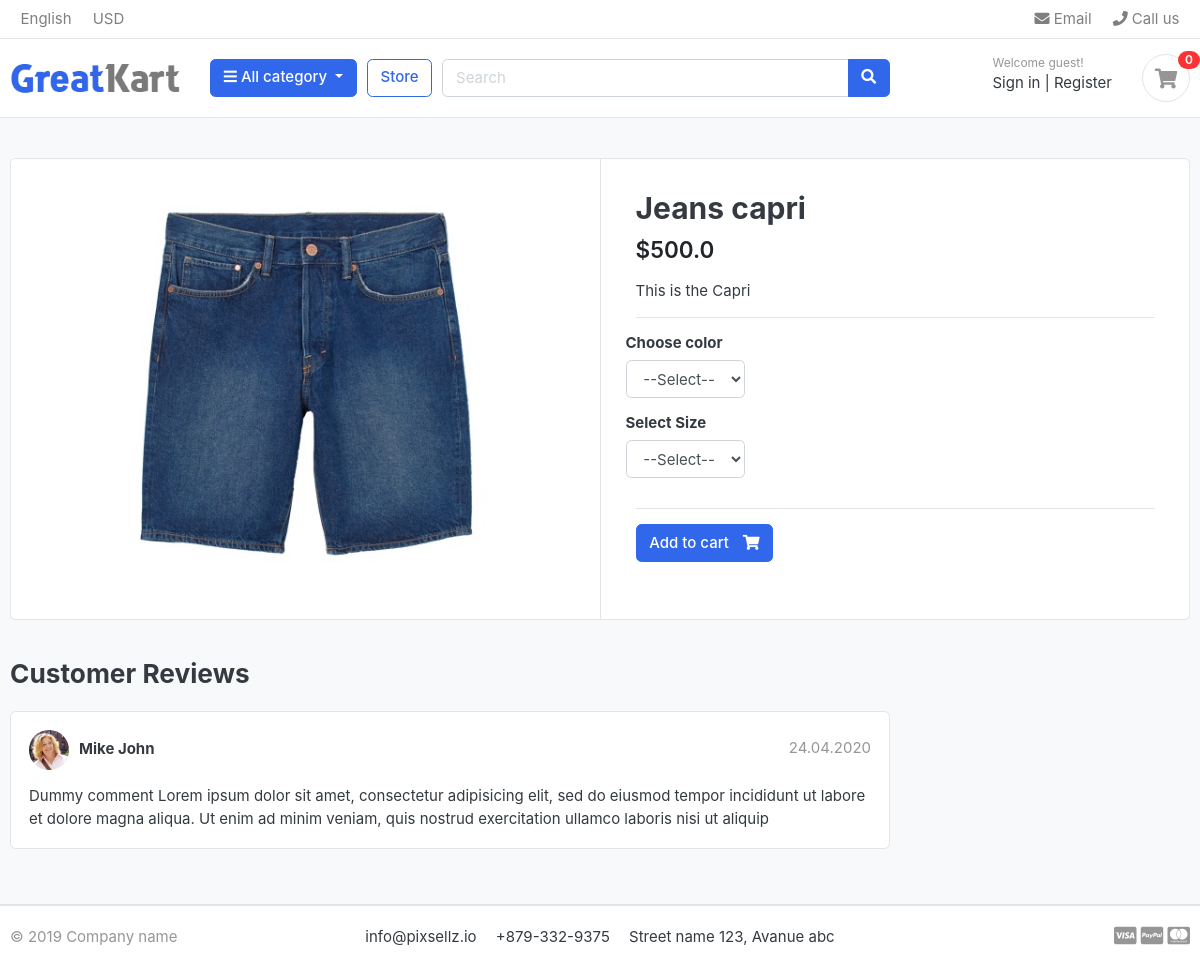
Page /store/category/cloths/jeans-capri on the committed database.
### apps/store/models.py (models this page shows, shortened)
class Product(models.Model):
    product_name = models.CharField(max_length=200, unique=True)
    slug = models.SlugField(max_length=200, unique=True)
    description = models.TextField(max_length=500, blank=True)
    price = models.FloatField()
    image = models.ImageField(upload_to="photos/products")
    stock = models.IntegerField()
    is_available = models.BooleanField(default=True)
    category = models.ForeignKey(Category, on_delete=models.CASCADE)
    created_date = models.DateTimeField(auto_now_add=True)
    modified_date = models.DateTimeField(auto_now=True)

### apps/store/views.py (the view)
def product_detail(request, category_slug, product_slug):
    try:
        single_product = Product.objects.get(
            category__slug=category_slug, slug=product_slug
        )
        in_cart = CartItem.objects.filter(
            cart__cart_id=_cart_id(request), product=single_product
        ).exists()
    except Exception as e:
        raise e
    return render(
        request,
        "store/product_detail.html",
        context={"single_product": single_product, "in_cart": in_cart},
    )

### apps/cart/views.py (called while the page is built)
def _cart_id(request):
    return request.session.session_key or request.session.create()

### apps/category/context_processors.py (called while the page is built)
def menu_links(request):
    links = Category.objects.all()
    try:
        cart = Cart.objects.get(cart_id=_cart_id(request))
        cart_item_count = CartItem.objects.filter(cart=cart).count()
    except Cart.DoesNotExist:
        cart_item_count = 0
    return dict(links=links, cart_item_count=cart_item_count)

### apps/category/models.py (called while the page is built)
    def get_url(self):
        return reverse("product_with_category", args=[self.slug])

### apps/store/models.py (called while the page is built)
    def colors(self):
        return super(VariationManager, self).filter(
            variation_category="color", is_active=True
        )

    def sizes(self):
        return super(VariationManager, self).filter(
            variation_category="size", is_active=True
        )

### templates/store/product_detail.html (shortened to what this page needs)
{% extends "base.html" %}
{% load static %}
{% block body_content %}
<section class="section-content padding-y bg">
	<div class="container">
		<div class="card">
			<div class="row no-gutters">
				<aside class="col-md-6">
					<article class="gallery-wrap">
						<div class="img-big-wrap">
							<a href="#"><img src="{{single_product.image.url}}"></a>
						</div>
					</article>
				</aside>
				<main class="col-md-6 border-left">
					<form action="{% url 'add_cart' single_product.id %}" method="POST">
						<article class="content-body">
							<h2 class="title">{{single_product.product_name}}</h2>
							<div class="mb-3">
								<var class="price h4">${{single_product.price}}</var>
							</div>
							<p>{{single_product.description}}</p>
							<hr>
							<div class="row">
								<div class="item-option-select">
									<h6>Choose color</h6>
									<select name="color" class="form-control">
										<option value="" disabled selected>--Select--</option>
									</select>
								</div>
							</div>
							<div class="row">
								<div class="item-option-select">
									<h6>Select Size</h6>
									<select name="size" class="form-control">
										<option value="" disabled selected>--Select--</option>
									</select>
								</div>
							</div>
							<hr>
							{% if single_product.stock <= 0 %}
							<h5 class="text-danger">Out of stock</h5>
							{% else %}
							<button type="submit" class="btn  btn-primary"><span
									class="text">Add to cart</span> <i class="fas fa-shopping-cart"></i></a>
							{% endif %}
						</article>
					</form>
				</main>
			</div>
		</div>
		<br>
		<div class="row">
			<div class="col-md-9">
				<header class="section-heading">
					<h3>Customer Reviews </h3>
				</header>
				<article class="box mb-3">
					<div class="icontext w-100">
						<img src="{% static './images/avatars/avatar1.jpg' %}" class="img-xs icon rounded-circle">
						<div class="text">
							<span class="date text-muted float-md-right">24.04.2020 </span>
							<h6 class="mb-1">Mike John </h6>
						</div>
					</div>
					<div class="mt-3">
						<p>
							Dummy comment Lorem ipsum dolor sit amet, consectetur adipisicing elit, sed do eiusmod
							tempor incididunt ut labore et dolore magna aliqua. Ut enim ad minim veniam,
							quis nostrud exercitation ullamco laboris nisi ut aliquip
						</p>
					</div>
				</article>
			</div>
		</div>
	</div>
</section>
{% endblock %}

### static/css/ui.css (style rules this page uses)
html { font-family: "Inter", sans-serif; font-size: 15px; }
.content-body { flex: 1 1 auto; padding: 2rem 2.3rem; }
.img-xs, .img-sm, .img-md, .img-lg { -o-object-fit: cover; object-fit: cover; flex-shrink: 0; flex-grow: 0; }
.img-xs { width: 40px; height: 40px; }
.padding-y { padding-top: 40px; padding-bottom: 40px; }
var { font-style: normal; }
article:after, .form-group:after { display: block; clear: both; content: ""; }
.bg { background-color: #f8f9fa; }
.section-heading { margin-bottom: 20px; margin-top: 15px; }
p:last-child { margin-bottom: 0; }
.btn .text + i { margin-left: 10px; }
.icontext { display: inline-flex; align-items: center; vertical-align: middle; }
.icontext .text { width: 100%; line-height: 1.2; }
.icontext .icon { position: relative; margin-right: 10px; flex-shrink: 0; flex-grow: 0; }
.price { font-weight: 600; color: #212529; }
.box { padding: 18px; background: #fff; border-radius: 0.37rem; border: 1px solid #e4e4e4; }
.box img { max-width: 100%; }
.gallery-wrap .img-big-wrap { margin-bottom: 10px; border-radius: 0.37rem; overflow: hidden; background-color: #fff; }
.gallery-wrap .img-big-wrap a { text-align: center; display: block; }
.gallery-wrap .img-big-wrap img { height: 450px; width: auto; display: inline-block; }
.item-option-select { margin-bottom: 1rem; display: inline-block; margin-right: 15px; }

### rows in the picture
Product: image (picture), product_name "Jeans capri", price "500.0", description "This is the Capri"

### other values in the picture
{{ cart_item_count }} "0"
